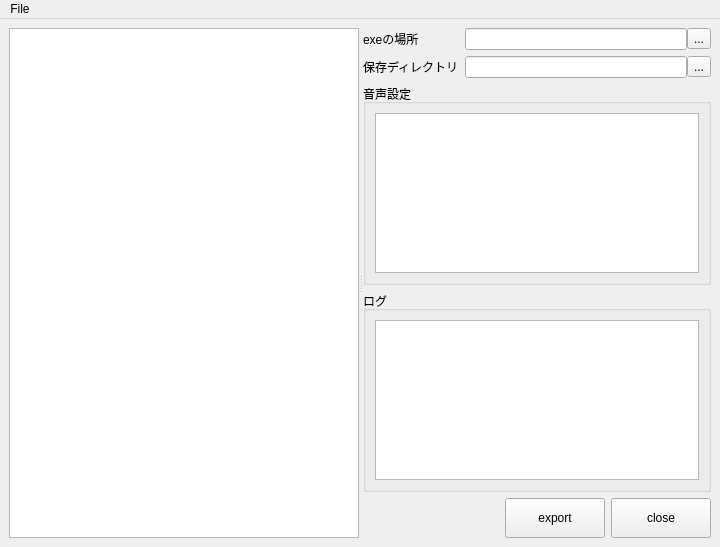
<?xml version="1.0" encoding="UTF-8"?>
<ui version="4.0">
 <class>MainWindow</class>
 <widget class="QMainWindow" name="MainWindow">
  <property name="geometry">
   <rect>
    <x>0</x>
    <y>0</y>
    <width>720</width>
    <height>547</height>
   </rect>
  </property>
  <property name="windowTitle">
   <string>MainWindow</string>
  </property>
  <widget class="QWidget" name="centralwidget">
   <layout class="QVBoxLayout" name="verticalLayout_3">
    <item>
     <widget class="QSplitter" name="splitter">
      <property name="orientation">
       <enum>Qt::Horizontal</enum>
      </property>
      <property name="opaqueResize">
       <bool>true</bool>
      </property>
      <widget class="QTreeView" name="treeView">
       <property name="sizePolicy">
        <sizepolicy hsizetype="Expanding" vsizetype="Expanding">
         <horstretch>0</horstretch>
         <verstretch>0</verstretch>
        </sizepolicy>
       </property>
       <property name="minimumSize">
        <size>
         <width>350</width>
         <height>0</height>
        </size>
       </property>
       <property name="dragEnabled">
        <bool>true</bool>
       </property>
       <property name="selectionMode">
        <enum>QAbstractItemView::ExtendedSelection</enum>
       </property>
      </widget>
      <widget class="QWidget" name="layoutWidget">
       <layout class="QVBoxLayout" name="verticalLayout_2">
        <item>
         <layout class="QFormLayout" name="formLayout_2">
          <item row="0" column="0">
           <widget class="QLabel" name="exeLabel">
            <property name="text">
             <string>exeの場所</string>
            </property>
           </widget>
          </item>
          <item row="0" column="1">
           <layout class="QHBoxLayout" name="horizontalLayout_2">
            <property name="spacing">
             <number>0</number>
            </property>
            <item>
             <widget class="QLineEdit" name="exeLineEdit"/>
            </item>
            <item>
             <widget class="QToolButton" name="exeToolButton">
              <property name="text">
               <string>...</string>
              </property>
             </widget>
            </item>
           </layout>
          </item>
          <item row="1" column="1">
           <layout class="QHBoxLayout" name="horizontalLayout">
            <property name="spacing">
             <number>0</number>
            </property>
            <item>
             <widget class="QLineEdit" name="outLineEdit"/>
            </item>
            <item>
             <widget class="QToolButton" name="outToolButton">
              <property name="text">
               <string>...</string>
              </property>
             </widget>
            </item>
           </layout>
          </item>
          <item row="1" column="0">
           <widget class="QLabel" name="label_2">
            <property name="text">
             <string>保存ディレクトリ</string>
            </property>
           </widget>
          </item>
         </layout>
        </item>
        <item>
         <widget class="QGroupBox" name="groupBox">
          <property name="sizePolicy">
           <sizepolicy hsizetype="Preferred" vsizetype="Expanding">
            <horstretch>0</horstretch>
            <verstretch>0</verstretch>
           </sizepolicy>
          </property>
          <property name="title">
           <string>音声設定</string>
          </property>
          <layout class="QHBoxLayout" name="SettingLayout">
           <item>
            <widget class="QPlainTextEdit" name="plainTextEdit">
             <property name="minimumSize">
              <size>
               <width>250</width>
               <height>0</height>
              </size>
             </property>
            </widget>
           </item>
          </layout>
         </widget>
        </item>
        <item>
         <widget class="QGroupBox" name="groupBox_2">
          <property name="title">
           <string>ログ</string>
          </property>
          <layout class="QVBoxLayout" name="verticalLayout">
           <item>
            <widget class="LogTextEdit" name="logTextEdit">
             <property name="sizePolicy">
              <sizepolicy hsizetype="Expanding" vsizetype="Expanding">
               <horstretch>0</horstretch>
               <verstretch>0</verstretch>
              </sizepolicy>
             </property>
             <property name="lineWrapMode">
              <enum>QTextEdit::NoWrap</enum>
             </property>
             <property name="readOnly">
              <bool>true</bool>
             </property>
            </widget>
           </item>
          </layout>
         </widget>
        </item>
        <item>
         <layout class="QHBoxLayout" name="horizontalLayout_3">
          <item>
           <spacer name="horizontalSpacer">
            <property name="orientation">
             <enum>Qt::Horizontal</enum>
            </property>
            <property name="sizeHint" stdset="0">
             <size>
              <width>40</width>
              <height>20</height>
             </size>
            </property>
           </spacer>
          </item>
          <item>
           <widget class="QPushButton" name="exportButton">
            <property name="minimumSize">
             <size>
              <width>100</width>
              <height>40</height>
             </size>
            </property>
            <property name="text">
             <string>export</string>
            </property>
           </widget>
          </item>
          <item>
           <widget class="QPushButton" name="closeButton">
            <property name="minimumSize">
             <size>
              <width>100</width>
              <height>40</height>
             </size>
            </property>
            <property name="text">
             <string>close</string>
            </property>
           </widget>
          </item>
         </layout>
        </item>
       </layout>
      </widget>
     </widget>
    </item>
   </layout>
  </widget>
  <widget class="QMenuBar" name="menubar">
   <property name="geometry">
    <rect>
     <x>0</x>
     <y>0</y>
     <width>720</width>
     <height>21</height>
    </rect>
   </property>
   <widget class="QMenu" name="menuFile">
    <property name="title">
     <string>File</string>
    </property>
    <addaction name="actionOpen"/>
    <addaction name="actionSave"/>
    <addaction name="actionSave_Voice_Template"/>
    <addaction name="separator"/>
    <addaction name="actionExit"/>
   </widget>
   <addaction name="menuFile"/>
  </widget>
  <action name="actionOpen">
   <property name="text">
    <string>Open</string>
   </property>
   <property name="shortcut">
    <string>Ctrl+O</string>
   </property>
  </action>
  <action name="actionSave">
   <property name="text">
    <string>Save</string>
   </property>
   <property name="shortcut">
    <string>Ctrl+S</string>
   </property>
  </action>
  <action name="actionExit">
   <property name="text">
    <string>Exit</string>
   </property>
   <property name="shortcut">
    <string>Ctrl+Q</string>
   </property>
  </action>
  <action name="actionSave_Voice_Template">
   <property name="text">
    <string>Save Voice Template</string>
   </property>
  </action>
 </widget>
 <customwidgets>
  <customwidget>
   <class>LogTextEdit</class>
   <extends>QTextEdit</extends>
   <header>rs.gui.log</header>
  </customwidget>
 </customwidgets>
 <resources/>
 <connections/>
</ui>
